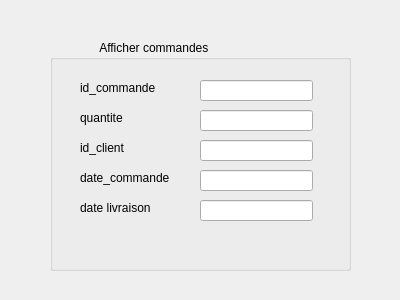
<?xml version="1.0" encoding="UTF-8"?>
<ui version="4.0">
 <class>Dialog</class>
 <widget class="QDialog" name="Dialog">
  <property name="geometry">
   <rect>
    <x>0</x>
    <y>0</y>
    <width>400</width>
    <height>300</height>
   </rect>
  </property>
  <property name="windowTitle">
   <string>afficher commande</string>
  </property>
  <widget class="QGroupBox" name="groupBox">
   <property name="geometry">
    <rect>
     <x>50</x>
     <y>40</y>
     <width>301</width>
     <height>231</height>
    </rect>
   </property>
   <property name="title">
    <string>               Afficher commandes</string>
   </property>
   <widget class="QLabel" name="label">
    <property name="geometry">
     <rect>
      <x>30</x>
      <y>40</y>
      <width>91</width>
      <height>16</height>
     </rect>
    </property>
    <property name="text">
     <string>id_commande</string>
    </property>
   </widget>
   <widget class="QLabel" name="label_2">
    <property name="geometry">
     <rect>
      <x>30</x>
      <y>70</y>
      <width>59</width>
      <height>16</height>
     </rect>
    </property>
    <property name="text">
     <string>quantite</string>
    </property>
   </widget>
   <widget class="QLabel" name="label_3">
    <property name="geometry">
     <rect>
      <x>30</x>
      <y>100</y>
      <width>59</width>
      <height>16</height>
     </rect>
    </property>
    <property name="text">
     <string>id_client</string>
    </property>
   </widget>
   <widget class="QLabel" name="label_4">
    <property name="geometry">
     <rect>
      <x>30</x>
      <y>130</y>
      <width>101</width>
      <height>16</height>
     </rect>
    </property>
    <property name="text">
     <string>date_commande</string>
    </property>
   </widget>
   <widget class="QLabel" name="label_5">
    <property name="geometry">
     <rect>
      <x>30</x>
      <y>160</y>
      <width>81</width>
      <height>16</height>
     </rect>
    </property>
    <property name="text">
     <string>date livraison </string>
    </property>
   </widget>
   <widget class="QLineEdit" name="lineEdit_idc">
    <property name="geometry">
     <rect>
      <x>150</x>
      <y>40</y>
      <width>113</width>
      <height>21</height>
     </rect>
    </property>
    <property name="readOnly">
     <bool>true</bool>
    </property>
   </widget>
   <widget class="QLineEdit" name="lineEdit_qte">
    <property name="geometry">
     <rect>
      <x>150</x>
      <y>70</y>
      <width>113</width>
      <height>21</height>
     </rect>
    </property>
    <property name="readOnly">
     <bool>true</bool>
    </property>
   </widget>
   <widget class="QLineEdit" name="lineEdit_idcl">
    <property name="geometry">
     <rect>
      <x>150</x>
      <y>100</y>
      <width>113</width>
      <height>21</height>
     </rect>
    </property>
    <property name="readOnly">
     <bool>true</bool>
    </property>
   </widget>
   <widget class="QLineEdit" name="lineEdit_datecm">
    <property name="geometry">
     <rect>
      <x>150</x>
      <y>130</y>
      <width>113</width>
      <height>21</height>
     </rect>
    </property>
    <property name="readOnly">
     <bool>true</bool>
    </property>
   </widget>
   <widget class="QLineEdit" name="lineEdit_datecmf">
    <property name="geometry">
     <rect>
      <x>150</x>
      <y>160</y>
      <width>113</width>
      <height>21</height>
     </rect>
    </property>
    <property name="readOnly">
     <bool>true</bool>
    </property>
   </widget>
  </widget>
 </widget>
 <resources/>
 <connections/>
</ui>
